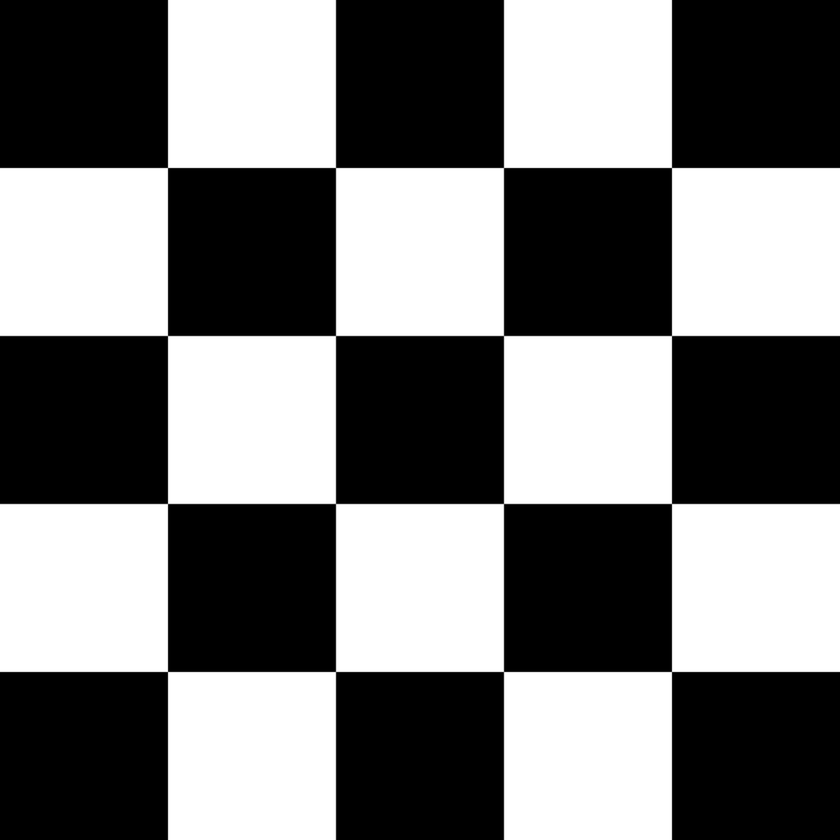
#> input picture 3/cs557_code_project3/checkboard.png, 840 x 840 px, shrunk from 1024 x 1024 before the run, found by its file name
$ python Harris_corner.py
#> lines starting #> are read from the running program, lines starting #| are printed output that depends on the picture

import numpy as np
from matplotlib import pyplot as plt
import cv2
from scipy.ndimage.filters import convolve, gaussian_filter

# [6 lines of commented-out code are left out]
img = cv2.imread('/home/sayem/Desktop/cs557_project/cs557_code_project3/checkboard.png')
#> img is the input picture: shape (840, 840, 3); min 0, max 255, mean 122.4

#img = cv2.medianBlur(img, 5)
img = cv2.GaussianBlur(img,(5,5),1)


img_copy = img.copy()

# Sobel x-axis kernel
Dx = np.array((
    [-1, 0, 1],
    [-2, 0, 2],
    [-1, 0, 1]), dtype="int32")

# Sobel y-axis kernel
Dy = np.array((
    [-1, -2, -1],
    [0, 0, 0],
    [1, 2, 1]), dtype="int32")

# Gaussian kernel
Gauss = np.array((
    [1/16, 2/16, 1/16],
    [2/16, 4/16, 2/16],
    [1/16, 2/16, 1/16]), dtype="float64")

# Grayscale
gray = cv2.cvtColor(img, cv2.COLOR_BGR2GRAY)

"""
Step 1. Image derivative #SLIDE 34
"""

dx = convolve(gray, Dx)
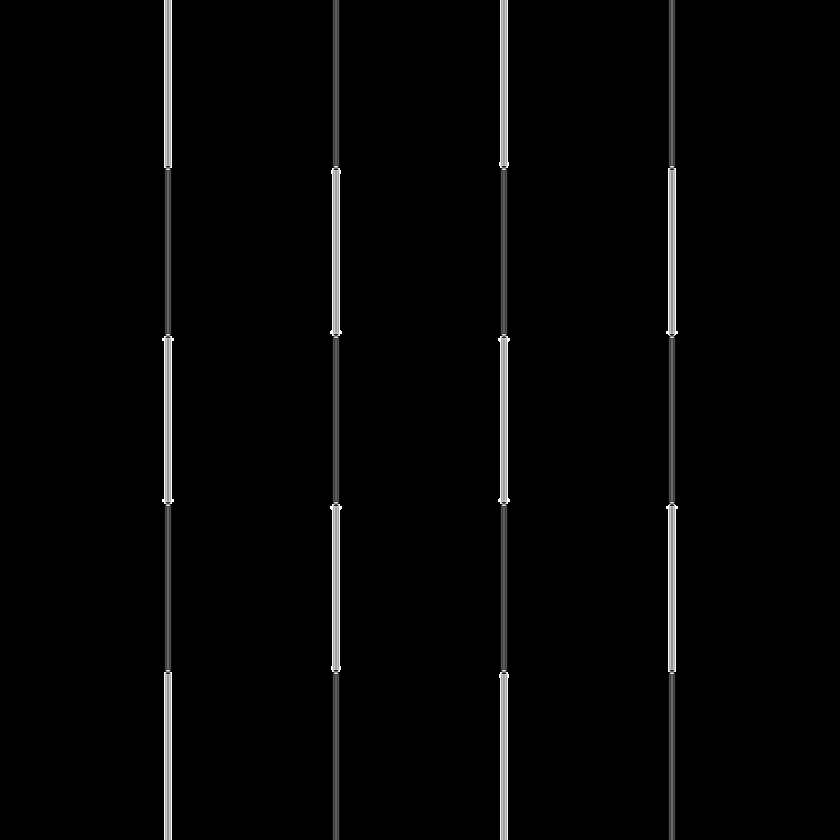
#> dx: shape (840, 840); min 0, max 255, mean 4.9
dy = convolve(gray, Dy)
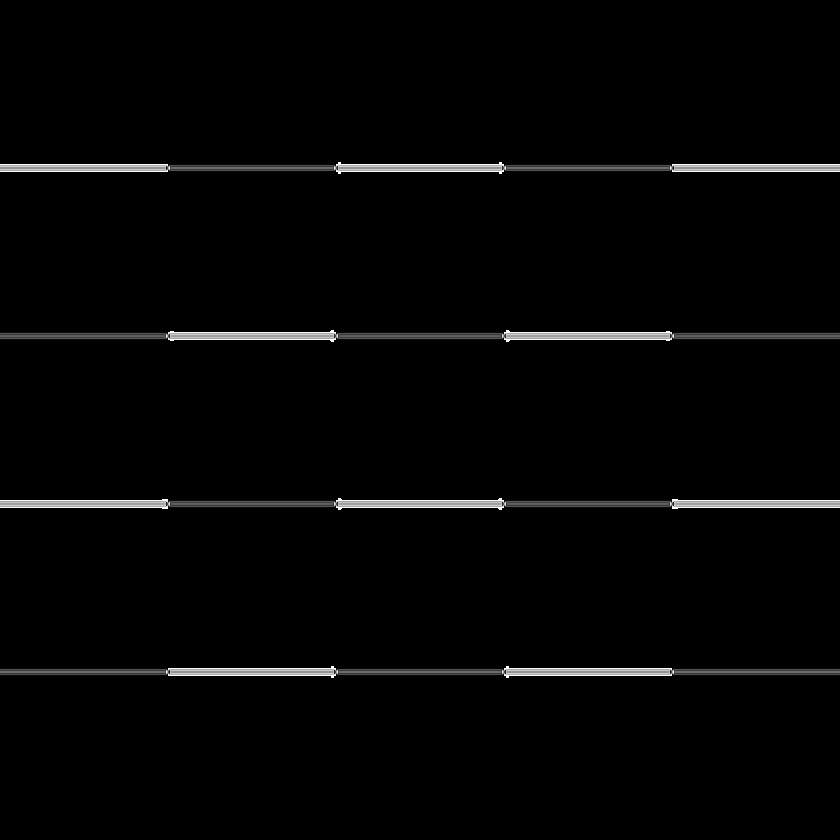
#> dy: shape (840, 840); min 0, max 255, mean 4.9

"""
Step 2. Sq. of derivative
"""

dx2 = np.square(dx)
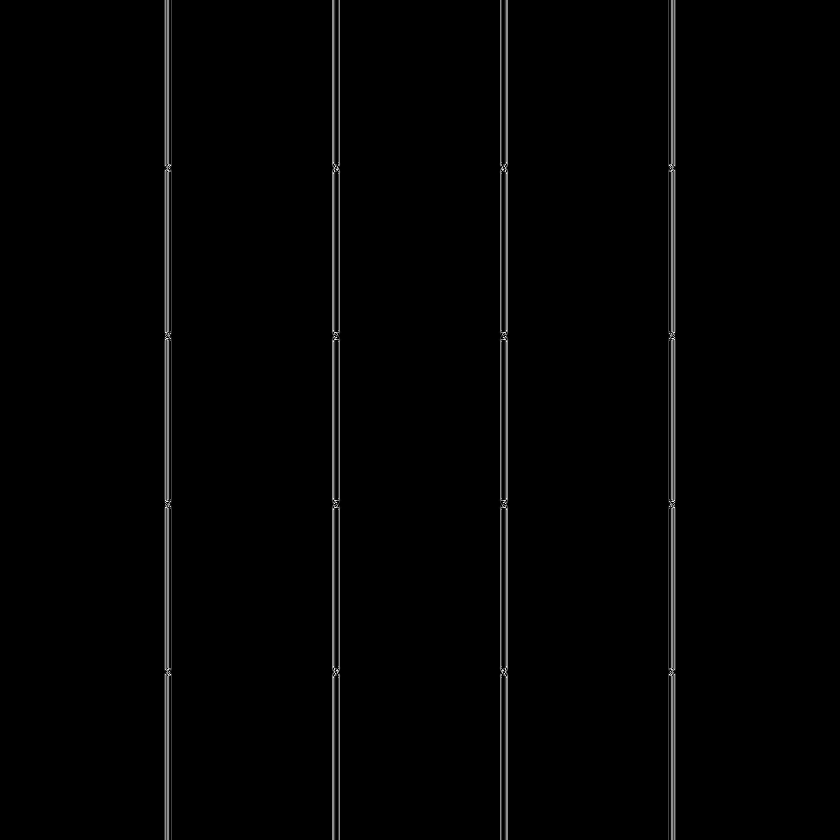
#> dx2: shape (840, 840); min 0, max 249, mean 2.9
dy2 = np.square(dy)
dxdy = dx * dy
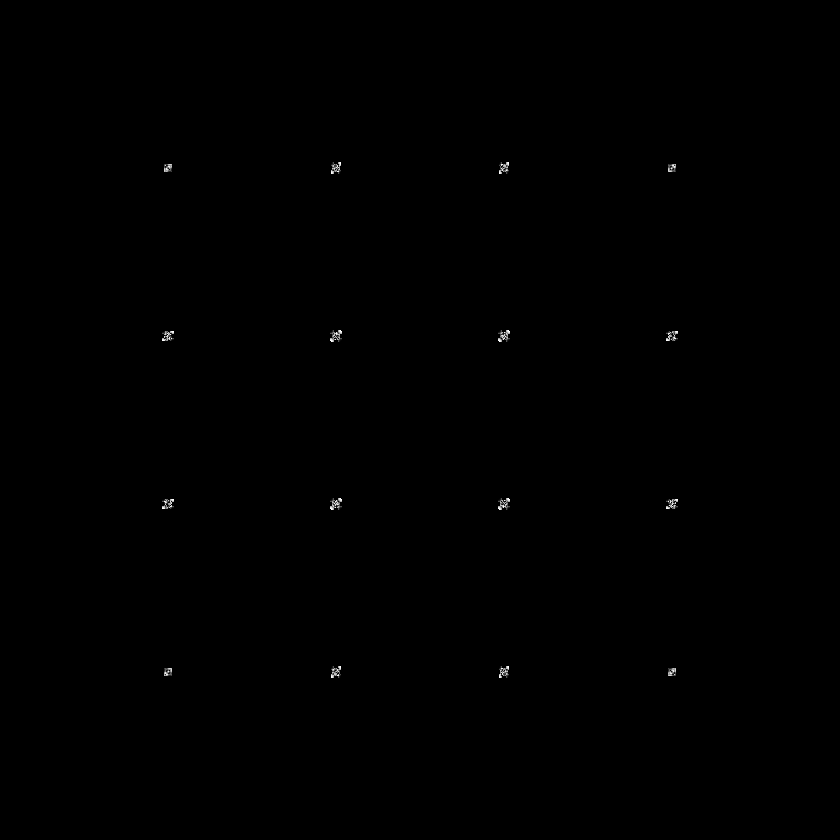
#> dxdy: shape (840, 840); min 0, max 255, mean 0.3

"""
Step 3. Gaussian filter
"""

g_Ix2 = convolve(dx2, Gauss)
g_Iy2 = convolve(dy2, Gauss)
g_IxIy = convolve(dxdy, Gauss)


"""
Step 4. Cornerness function
"""

alpha = 0.05

harris = g_Ix2*g_Iy2 - np.square(g_IxIy) - alpha*np.square(g_Ix2 + g_Iy2)
#print(harris.max(), harris.min())
harris = cv2.normalize(harris, harris, 0, 1, cv2.NORM_MINMAX) # normalize value between 0-1


"""
Step 5. Non maxima supression
"""
#Find points with large corner response: R>threshold
#result is dilated for marking the corners, not important
# Threshold for an optimal value, it may vary depending on the image.

block_size = 2

def nms (img, block_size):

#> called with block_size = 2
    img_nms = np.zeros(img.shape)

    M, N = img.shape
#> M = 840; N = 840

    for i in range(block_size, M - block_size):
            for j in range(block_size, N - block_size):

                # Find img_thresh[i,j] which is either 0 or img_thresh[i,j] in case of local maxima
                localMaxima = img[i - block_size][j - block_size]

                for a in range(i - block_size, i + block_size + 1):
                    for b in range(j - block_size, j + block_size + 1):
                        #print (img_thresh[a,b])
                        if img[a, b] > localMaxima:
                            localMaxima = img[a, b]

                if img[i, j] == localMaxima:
                    img_nms[i, j] = localMaxima
    return img_nms

nms_img = nms(harris, 2)


"""
Step 6. Thresholding
"""


#change threshold values according to images
threshold = .9

nms_img = cv2.dilate(nms_img,None)
# find all points above threshold
loc = np.where(nms_img >= threshold)
#> loc = 1124 positions, rows 160 to 679, columns 160 to 679
# loop though the points
for pt in zip(*loc[::-1]):
    # draw filled circle on each poiny
    cv2.circle(img_copy, pt, 1, (255, 0, 0), -1)
#> this loop made 1124 passes
#> pt on passes 1 to 3: (330, 160), (331, 160), (332, 160)

'''
OpenCV implementation
'''
dst = cv2.cornerHarris(gray,2,3,alpha)
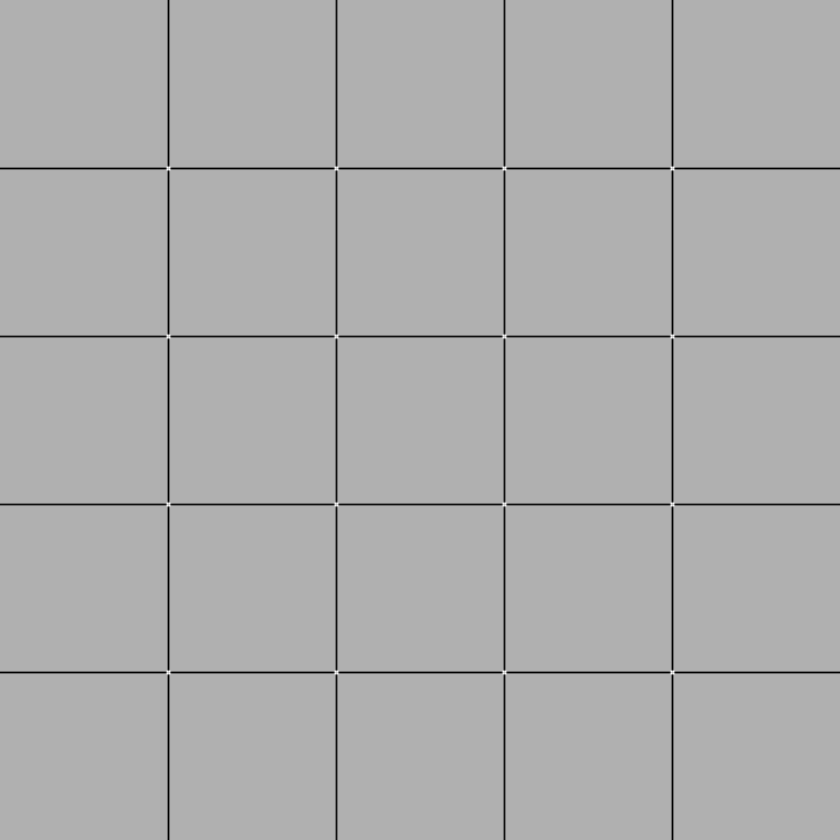
#> dst: shape (840, 840) float32; min -0.00683, max 0.00305, mean -0.000111; drawn with min black and max white

#img - Input image, it should be grayscale and float32 type.
#blockSize - It is the size of neighbourhood considered for corner detection = 2
#ksize - Aperture parameter of Sobel derivative used. = 3
#k - Harris detector free parameter in the equation. = alpha


#result is dilated for marking the corners, not important
dst = cv2.dilate(dst,None)
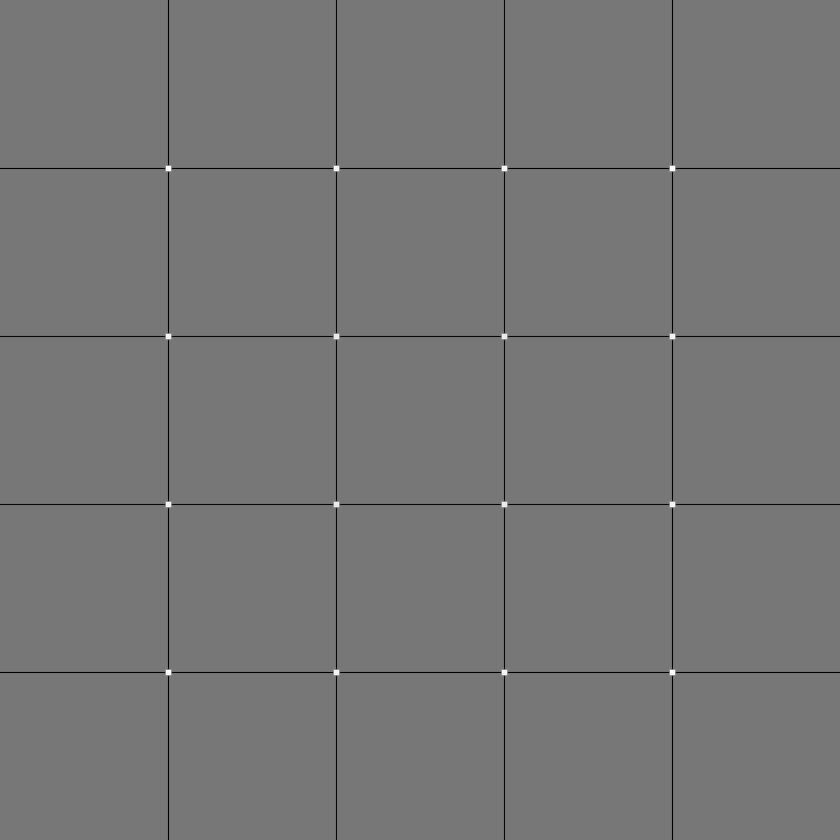
#> dst: shape (840, 840) float32; min -0.00268, max 0.00305, mean -2.42e-05; drawn with min black and max white
#cv2.imshow('cv2.cornerharris dilate',dst)
dst = cv2.normalize(dst, dst, 0, 1, cv2.NORM_MINMAX) # normalize value between 0-1
# Threshold for an optimal value, it may vary depending on the image.
#img[dst>(1-threshold)*dst.max()]=[255,0,0

loc = np.where(dst >= threshold)
#> loc = 400 positions, rows 166 to 674, columns 166 to 674
# loop though the points
for pt in zip(*loc[::-1]):
    # draw filled circle on each poiny
    cv2.circle(img, pt, 1, (255, 0, 0), -1)
#> this loop made 400 passes
#> pt on passes 1 to 3: (166, 166), (167, 166), (168, 166)


"""
plotting
"""
plt.subplot(1,3,1)
plt.imshow(harris)
plt.title('Corner response function R')

plt.subplot(1,3,2)
plt.imshow(img_copy)
plt.title('Harris Code,'
          'thresh = 0.9')

plt.subplot(1,3,3)
plt.imshow(img)
plt.title('OpenCV, thresh = 0.9')

#cv2.imshow('OpenCV',img)

plt.show()
#> figure, not shown here; B, G, R data is drawn as R, G, B

$ run again, with 3/cs557_code_project3/hinge.pnm saved as 3/cs557_code_project3/checkboard.png
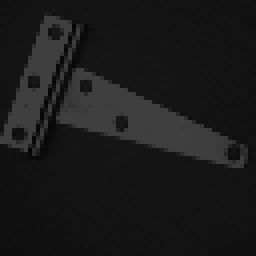
#> input picture 3/cs557_code_project3/hinge.pnm, 64 x 64 px, found by its file name (shown 4 times larger)
#> img is the input picture: shape (64, 64, 3); min 4, max 63, mean 26.2
#> `loc = np.where(nms_img >= threshold)`: loc = 1043 positions, rows 1 to 62, columns 1 to 62
#> the loop `for pt in zip(*loc[::-1]):` made 1043 passes
#> pt on passes 1 to 3: (32, 1), (33, 1), (34, 1)
#> `dst = cv2.dilate(dst,None)`:
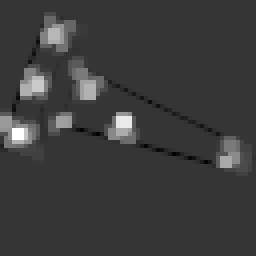
#> dst: shape (64, 64) float32 (shown 4 times larger); min -1.29e-06, max 4.87e-06, mean 1.69e-07; drawn with min black and max white
#> `loc = np.where(dst >= threshold)`: loc = 21 positions, rows 29 to 34, columns 3 to 32
#> the loop `for pt in zip(*loc[::-1]):` made 21 passes
#> pt on passes 1 to 8: (29, 29), (30, 29), (31, 29), (32, 29), (29, 30), (30, 30), (31, 30), (32, 30)
#> after the loop `for pt in zip(*loc[::-1]):`:
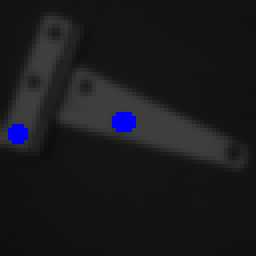
#> img: shape (64, 64, 3) (shown 4 times larger); mean B, G, R 28.6, 25.7, 25.7
